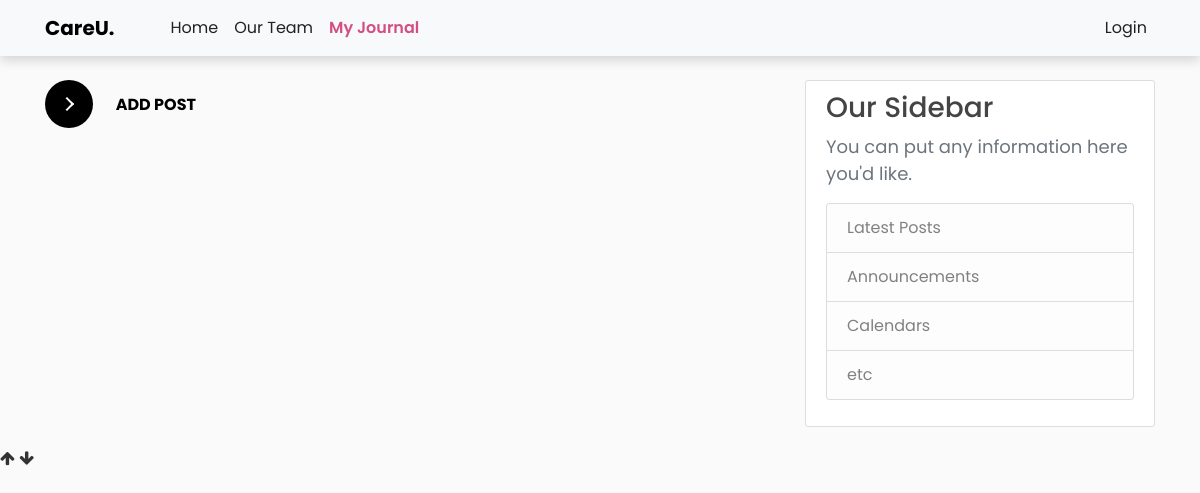
/post/, run on an earlier commit of the app's database.
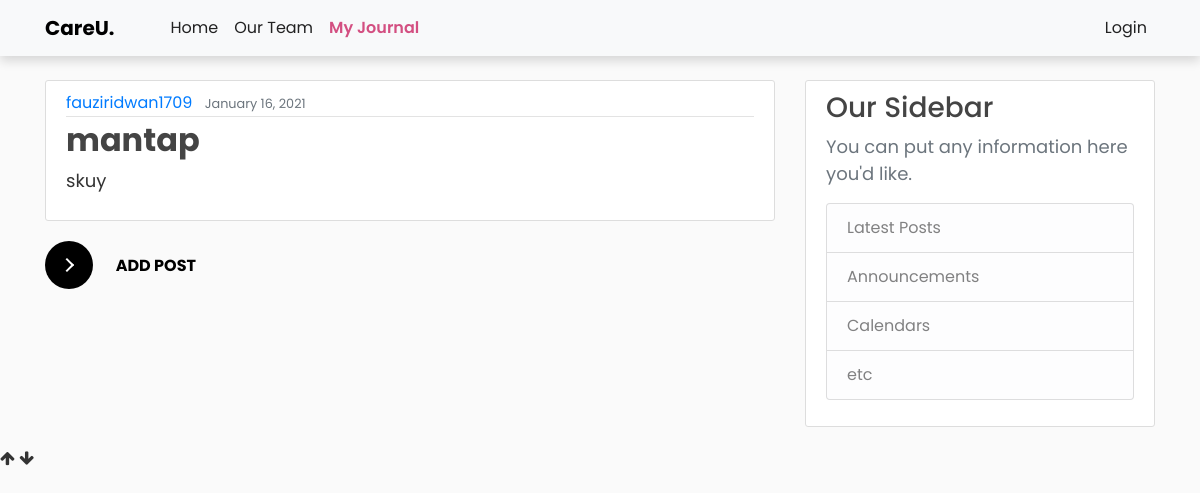
And on a later commit of the database.
### careu/models.py (models this page shows, shortened)
class Post(models.Model):
    title = models.CharField(max_length=100)
    content = models.TextField()
    date_posted = models.DateTimeField(default=timezone.now)
    author = models.ForeignKey(User, on_delete=models.CASCADE)

### careu/views.py (the view)
# urls.py: 2. Add a URL to urlpatterns:  path('', views.home, name='home')
def home(request):
    context = {
        'posts': Post.objects.all() # pylint: disable=no-member
    }
    return render(request, 'home.html', context)

### careu/templates/home.html (shortened to what this page needs)
{% extends "base.html" %}
{% load static %}
{% block content %}
<!DOCTYPE html>
<html>
<body>
      <main role="main" class="container">
        <div class="row">
          <div class="col-md-8">
              {% for post in posts %}
              <article class="media content-section">
                  <div class="media-body">
                  <div class="article-metadata">
                      <a class="mr-2" href="#">{{ post.author }}</a>
                      <small class="text-muted">{{ post.date_posted|date:"F d, Y" }}</small>
                  </div>
                  <h2><a class="article-title" href="{% url 'journal-detail' post.id %}">{{ post.title }}</a></h2>
                  <p class="article-content">{{ post.content }}</p>
                  </div>
              </article>
          {% endfor %}
          <a href="{% url 'journal-create' %}">
            <div id="container">
                <button class="learn-more">
        <span class="circle" aria-hidden="true">
          <span class="icon arrow"></span>
        </span>
        <span class="button-text">Add Post</span>
      </button>
            </div>
        </a>
          </div>
          <div class="col-md-4">
            <div class="content-section">
              <h3>Our Sidebar</h3>
              <p class='text-muted'>You can put any information here you'd like.
                <ul class="list-group">
                  <li class="list-group-item list-group-item-light">Latest Posts</li>
                  <li class="list-group-item list-group-item-light">Announcements</li>
                  <li class="list-group-item list-group-item-light">Calendars</li>
                  <li class="list-group-item list-group-item-light">etc</li>
                </ul>
              </p>
            </div>
          </div>
        </div>
      </main>
</body>
</html>
{% endblock content %}

### careu/templates/base.html (shortened to what this page needs)
{% load static %} {% url 'home-base' as home %} {% url 'team-base' as team %} {% url 'journal-home' as journal %} {% url 'login_view' as login %} {% url 'logout_view' as logout %}
<!DOCTYPE html>
<html>
<head>
    <link rel="stylesheet" href="https://maxcdn.bootstrapcdn.com/bootstrap/4.0.0/css/bootstrap.min.css">
    <link rel="stylesheet" type="text/css" href="{% static 'careu/main.css' %}" />
    <link rel="stylesheet" type="text/css" href="{% static 'careu/fauzi.css' %}" />
    <link rel="stylesheet/less" type="text/css" href="styles.less" />
</head>
<body>
    <header style="background-color: white;color: #fff;" class="site-header fixed-top">
        <nav style="align-items: center;box-shadow: 0px 5px 10px #00000024;" class="navbar navbar-expand-sm fixed-top bg-light">
            <div style="align-items: center;" class="container">
                <a class="navbar-brand mr-4" href="{% url 'home-base' %}">CareU.</a>
                <button class="navbar-toggle" type="button" data-toggle="collapse" data-target="#navbarToggle" aria-controls="navbarToggle" aria-expanded="true" aria-label="Toggle navigation">
          <span class="navbar-toggler-icon icon-bar" ></span>
          </button>
                <div class="collapse navbar-collapse" id="navbarToggle">
                    <div class="navbar-nav mr-auto">
                        <a class="nav-item nav-link {% if request.path == home %} active {% endif %}" href="{{ home }}">Home</a>
                        <a class="nav-item nav-link {% if request.path == team %} active {% endif %}" href="{{ team }}">Our Team</a>
                        <a class="nav-item nav-link {% if request.path == journal %} active {% endif %}" href="{{ journal }}">My Journal</a>
                    </div>
                    <div class="navbar-nav mr">
                        {% if not request.user.is_authenticated %}
                        <a class="nav-item nav-link {% if request.path == login %} active {% endif %}" href="{{ login }}">Login</a> {% endif %}
                    </div>
                </div>
            </div>
        </nav>
    </header>
    <div class="koko">
        {% block content %}{% endblock %}
    </div>
    <a id="myTopBtn" onclick="downFunction()" class="float-btn float-btn-right">
        <i class="fa fa-arrow-up float-icon"></i>
    </a>
    <a id="myDownBtn" onclick="topFunction()" class="float-btn float-btn-left">
        <i class="fa fa-arrow-down float-icon"></i>
    </a>
</body>
</html>

### careu/static/careu/main.css (style rules this page uses)
body { background: #fafafa; color: #333333; margin-top: 5rem; font-family: 'Poppins'; }
h1, h2 { color: #101010; font-weight: bold; font-family: 'Poppins'; }
h3, h4, h5, h6 { color: #444444; font-family: 'Poppins'; }
ul { margin: 0; }
.site-header .navbar-nav .nav-link { color: #222222; transform: 0.3s; }
.site-header .navbar-nav .nav-link.active { font-weight: 600; color: #D34F81; transform: 0.3s; }
.content-section { background: #ffffff; padding: 10px 20px; border: 1px solid #dddddd; border-radius: 3px; margin-bottom: 20px; }
.article-title { color: #444444; }
.article-content { white-space: pre-line; }
.article-metadata { padding-bottom: 1px; margin-bottom: 4px; border-bottom: 1px solid #e3e3e3 }

### careu/static/careu/fauzi.css (style rules this page uses)
p { font-size: 18px; }
.navbar-brand { color: black; font-weight: bold; transition: 0.3s; }
* { box-sizing: border-box; }
*::before, *::after { box-sizing: border-box; }
button { position: relative; display: inline-block; cursor: pointer; outline: none; border: 0; vertical-align: middle; text-decoration: none; background: transparent; padding: 0; font-size: inherit; font-family: inherit; }
button.learn-more { width: 12rem; height: auto; }
button.learn-more .circle { -webkit-transition: all 0.45s cubic-bezier(0.65, 0, 0.076, 1); transition: all 0.45s cubic-bezier(0.65, 0, 0.076, 1); position: relative; display: block; margin: 0; width: 3rem; height: 3rem; background: #000; border-radius: 1.625rem; }
button.learn-more .circle .icon { -webkit-transition: all 0.45s cubic-bezier(0.65, 0, 0.076, 1); transition: all 0.45s cubic-bezier(0.65, 0, 0.076, 1); position: absolute; top: 0; bottom: 0; margin: auto; background: #000; }
button.learn-more .circle .icon.arrow { -webkit-transition: all 0.45s cubic-bezier(0.65, 0, 0.076, 1); transition: all 0.45s cubic-bezier(0.65, 0, 0.076, 1); left: 0.625rem; width: 1.125rem; height: 0.125rem; background: none; }
button.learn-more .circle .icon.arrow::before { position: absolute; content: ''; top: -0.25rem; right: 0.0625rem; width: 0.625rem; height: 0.625rem; border-top: 0.125rem solid #fff; border-right: 0.125rem solid #fff; -webkit-transform: rotate(45deg); transform: rotate(45deg); }
button.learn-more .button-text { -webkit-transition: all 0.45s cubic-bezier(0.65, 0, 0.076, 1); transition: all 0.45s cubic-bezier(0.65, 0, 0.076, 1); position: absolute; top: 0; left: 0; right: 0; bottom: 0; padding: 0.75rem 0; margin: 0 0 0 1.85rem; color: #000; font-weight: 700; line-height: 1.6; text-align: center; text-transform: uppercase; }

What changed in the data, as far as the page shows it:
added Post: author "fauziridwan1709", date_posted "January 16, 2021", title "mantap", content "skuy"
